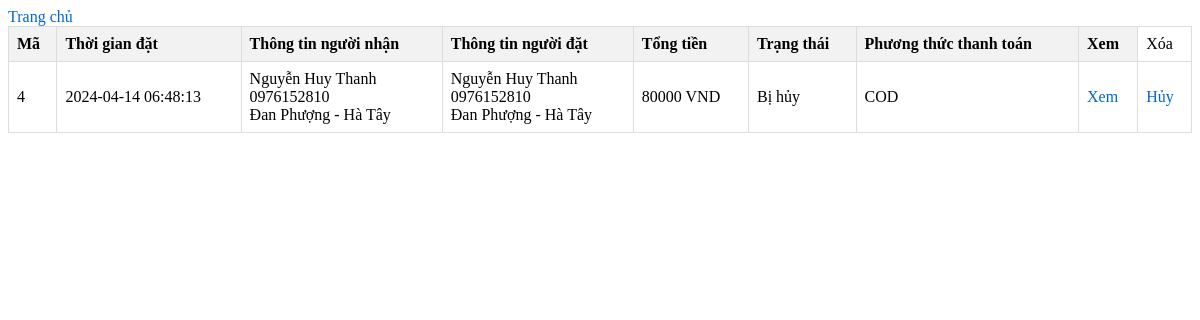
/cart_show.php (signed in), run on the app's committed database.
### tables this page shows
CREATE TABLE `orders` (
  `id` int NOT NULL,
  `user_id` int NOT NULL,
  `name_receiver` varchar(50) NOT NULL,
  `phone_receiver` char(20) NOT NULL,
  `address_receiver` varchar(250) NOT NULL,
  `status` int NOT NULL,
  `created_at` timestamp NOT NULL DEFAULT CURRENT_TIMESTAMP,
  `total_price` float NOT NULL,
  `pays` char(15) NOT NULL
);

CREATE TABLE `users` (
  `id` int NOT NULL,
  `name` varchar(50) NOT NULL,
  `email` varchar(50) NOT NULL,
  `password` varchar(50) NOT NULL,
  `phone` varchar(50) NOT NULL,
  `address` varchar(50) NOT NULL,
  `token` varchar(200) DEFAULT NULL
);

### cart_show.php (the view, shortened to what this page needs)
<!DOCTYPE html>
<html lang="en">
<head>
</head>
<body>
    <?php
    require_once 'admin/connect.php';
    $user = $_SESSION['user'];
    $sql = "select orders.*,
    users.name,
    users.phone,
    users.address
    from orders join users on users.id = orders.user_id where user_id = '$user'";
    $result = mysqli_query($connect,$sql);
    ?>
    <a href="index.php">
        Trang chủ
    </a>
    <table border="1" width="100%">
        <tr>
            <th>Mã</th>
            <th>Thời gian đặt</th>
            <th>Thông tin người nhận</th>
            <th>Thông tin người đặt</th>
            <th>Tổng tiền</th>
            <th>Trạng thái</th>
            <th>Phương thức thanh toán</th>
            <th>Xem</th>
            <td>Xóa</td>
        </tr>
        <?php foreach ($result as $each): ?>
            <tr>
                <td><?php echo $each['id'] ?></td>
                <td><?php echo $each['created_at'] ?></td>
                <td>
                    <?php echo $each['name_receiver'] ?>
                    <br>
                    <?php echo $each['phone_receiver'] ?>
                    <br>
                    <?php echo $each['address_receiver'] ?>
                </td>
                <td>
                <?php echo $each['name'] ?>
                    <br>
                    <?php echo $each['phone'] ?>
                    <br>
                    <?php echo $each['address'] ?>
                </td>
                <td><?php echo $each['total_price']?> VND</td>
                <td>
                <?php
                switch ($each['status']) {
                    case '2':
                        echo 'Bị hủy';
                        break;
                    }
                ?>
                </td>
                <td><?php echo $each['pays']?></td>
                <td>
                    <a href="detail_order_client.php?id=<?php echo $each['id']?>">
                        Xem
                    </a>
                </td>
                <td>
                    <a href="delete_order_client.php?id=<?php echo $each['id']?>">
                        Hủy
                    </a>
                </td>
            </tr>
        <?php  endforeach ?>
    </table>
</body>
</html>

### cart_show.php (style rules this page uses)
table { border-collapse: collapse; width: 100%; }
th, td { border: 1px solid #dddddd; text-align: left; padding: 8px; }
th { background-color: #f2f2f2; }
a { text-decoration: none; color: #0366d6; }

### data on the page
orders: id "4", created_at "2024-04-14 06:48:13", name_receiver "Nguyễn Huy Thanh", phone_receiver "0976152810", address_receiver "Đan Phượng - Hà Tây", user.name "Nguyễn Huy Thanh", user.phone "0976152810", user.address "Đan Phượng - Hà Tây", total_price "80000", status "Bị hủy", pays "COD"
